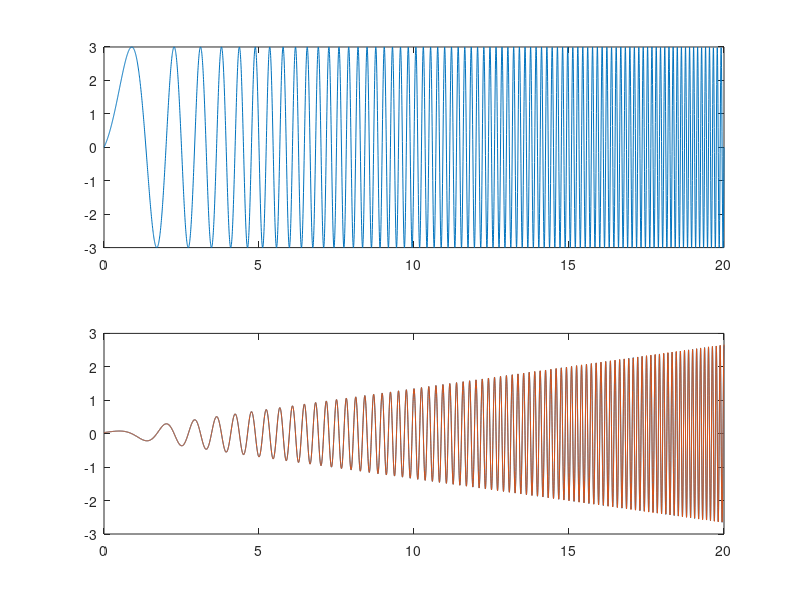

Here is the MATLAB script that generated this plot:
BaseFrequency = 0.1;
freqRate = 0.2;

ReferenceGenerationStep = (0:4000)';
SampleRate = 200;
dt = 1/SampleRate;

% f = a * sin(2*pi*freq(t)*t) = a * sin(g(t))
% g = 2*pi*freq(t)*t
% freq(t) = BaseFrequency + freqRate * t
% dfdt = a * (dfdg * dgdt) = a * cos(g(t)) * dgdt
% dgdt = 2*pi* (dfreqdt*t + freq(t)) = 2*pi* (freqRate*t + freq(t))

t = ReferenceGenerationStep/SampleRate;
freq = (BaseFrequency + freqRate*t);
g = 2*pi*freq.*t;
a = deg2rad(3);
f = a * sin(g);
dgdt = 2*pi* (freqRate*t + freq);
dfdt = a * cos(g) .* dgdt;


dfdt_numerical = diff(f) ./ diff(t);
t_dfdt = t(1:(end-1)) + diff(t)/2;

figure(1);
subplot(2,1,1);
plot(t, rad2deg(f));
subplot(2,1,2);
plot(t_dfdt, dfdt_numerical, t, dfdt);
